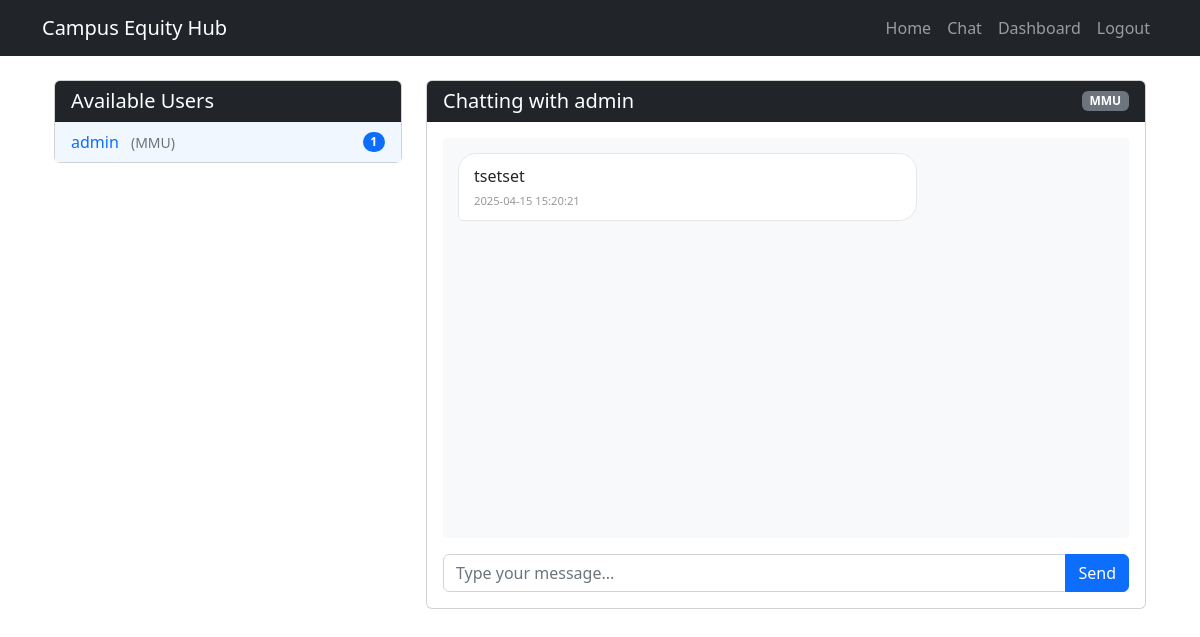
/chat/1 (signed in), run on an earlier commit of the app's database.
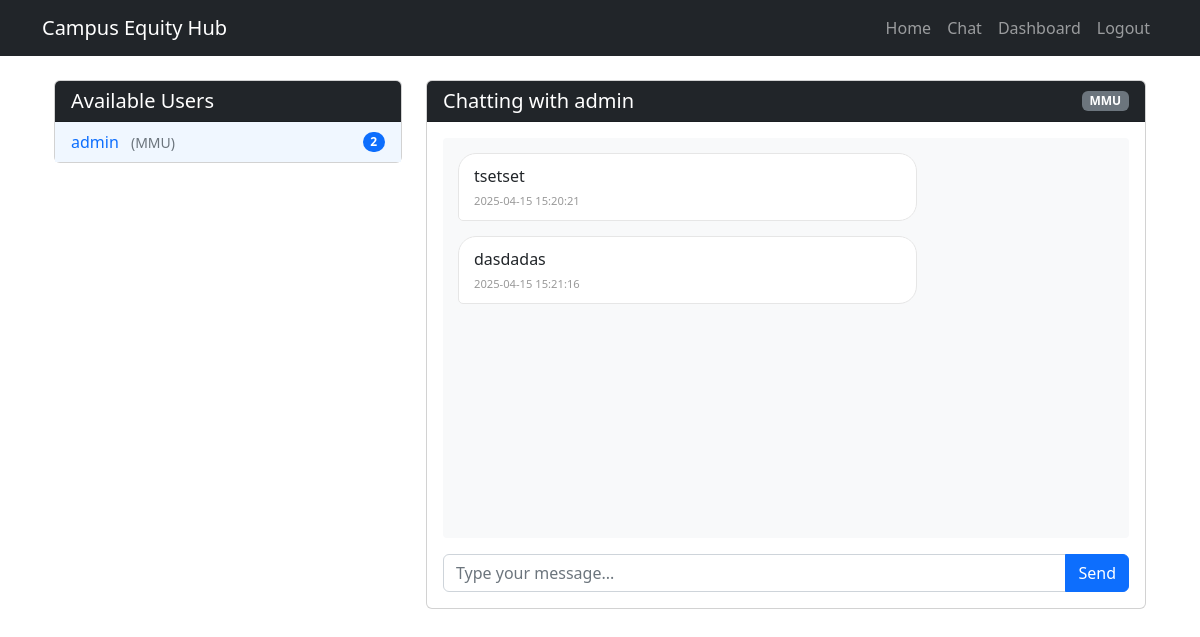
And on a later commit of the database.
### app.py (models this page shows, shortened)
class User(db.Model):
    id = db.Column(db.Integer, primary_key=True)
    username = db.Column(db.String(80), unique=True, nullable=False)
    email = db.Column(db.String(120), unique=True, nullable=False)
    password = db.Column(db.String(60), nullable=False)
    token = db.Column(db.Integer, nullable=False)
    is_admin = db.Column(db.Boolean, default=False)
    campus = db.Column(db.String(120), nullable=False)

class Chat(db.Model):
    id = db.Column(db.Integer, primary_key=True)
    sender_id = db.Column(db.Integer, db.ForeignKey('user.id'), nullable=False)
    receiver_id = db.Column(db.Integer, db.ForeignKey('user.id'), nullable=False)
    message = db.Column(db.Text, nullable=False)
    timestamp = db.Column(db.DateTime, nullable=False, default=db.func.current_timestamp())
    read = db.Column(db.Boolean, default=False)
    sender = db.relationship('User', foreign_keys=[sender_id], backref='sent_messages')
    receiver = db.relationship('User', foreign_keys=[receiver_id], backref='received_messages')

### app.py (the view, shortened to what this page needs)
@app.route('/chat/<int:user_id>', methods=['GET', 'POST'])
def chat_with_user(user_id):
    if 'user_id' not in session:
        flash('Please log in to access the chat.', 'danger')
        return redirect(url_for('login'))
    current_user_id = session['user_id']
    chat_partner = User.query.get_or_404(user_id)
    unread_messages = Chat.query.filter_by(
        sender_id=user_id,
        receiver_id=current_user_id,
        read=False
    ).all()
    for msg in unread_messages:
        msg.read = True
    db.session.commit()
    messages = Chat.query.filter(
        ((Chat.sender_id == current_user_id) & (Chat.receiver_id == user_id)) |
        ((Chat.sender_id == user_id) & (Chat.receiver_id == current_user_id))
    ).order_by(Chat.timestamp).all()
    users = User.query.filter(User.id != current_user_id).all()
    unread_counts = db.session.query(
        Chat.sender_id,
        db.func.count(Chat.id).label('count')
    ).filter(
        Chat.receiver_id == current_user_id,
        Chat.read == False
    ).group_by(Chat.sender_id).all()
    unread_by_user = {sender_id: count for sender_id, count in unread_counts}
    return render_template(
        'chat_with_user.html',
        chat_partner=chat_partner,
        messages=messages,
        users=users,
        unread_by_user=unread_by_user
    )

### templates/chat_with_user.html (shortened to what this page needs)
{% extends 'layout.html' %}
{% block content %}
<div class="container-fluid">
    <div class="row">
        <div class="col-md-4">
            <div class="card mb-4">
                <div class="card-header bg-dark text-white">
                    <h5 class="mb-0">Available Users</h5>
                </div>
                <div class="card-body p-0">
                    <ul class="list-group list-group-flush">
                        {% for user in users %}
                        <li class="list-group-item d-flex justify-content-between align-items-center {% if user.id == chat_partner.id %}user-active{% endif %}">
                            <a href="{{ url_for('chat_with_user', user_id=user.id) }}" class="text-decoration-none">
                                {{ user.username }}
                                <span class="text-muted small ms-2">({{ user.campus }})</span>
                            </a>
                            {% if user.id in unread_by_user and unread_by_user[user.id] > 0 %}
                            <span class="badge bg-primary rounded-pill">{{ unread_by_user[user.id] }}</span>
                            {% endif %}
                        </li>
                        {% endfor %}
                    </ul>
                </div>
            </div>
        </div>
        <div class="col-md-8">
            <div class="card">
                <div class="card-header bg-dark text-white d-flex justify-content-between align-items-center">
                    <h5 class="mb-0">Chatting with {{ chat_partner.username }}</h5>
                    <span class="badge bg-secondary">{{ chat_partner.campus }}</span>
                </div>
                <div class="card-body">
                    <div class="chat-container" id="chatContainer">
                        {% if messages %}
                            {% for message in messages %}
                            <div class="message {% if message.sender_id == session.user_id %}message-sent{% else %}message-received{% endif %}" data-message-id="{{ message.id }}">
                                {{ message.message }}
                                <span class="message-time">{{ message.timestamp }}</span>
                            </div>
                            {% endfor %}
                        {% else %}
                            <div class="text-center text-muted py-5">
                                <p>No messages yet. Start the conversation!</p>
                            </div>
                        {% endif %}
                    </div>
                    <form id="messageForm" method="POST" class="mt-3">
                        <div class="input-group">
                            <input type="text" name="message" id="messageInput" class="form-control" placeholder="Type your message..." required autocomplete="off">
                            <button type="submit" class="btn btn-primary">Send</button>
                        </div>
                    </form>
                </div>
            </div>
        </div>
    </div>
</div>
{% endblock %}

What changed in the data, as far as the page shows it:
computed for User "admin": id "1" → "2"
added Chat: message "dasdadas", timestamp "2025-04-15 15:21:16"
